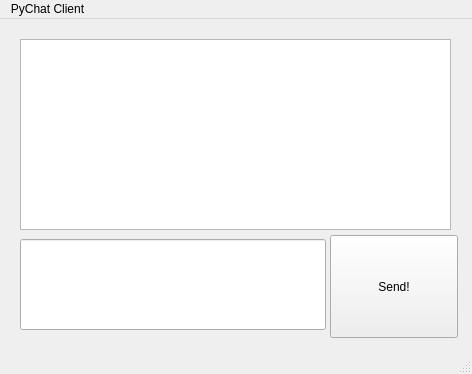
<?xml version="1.0" encoding="UTF-8"?>
<ui version="4.0">
 <class>MainWindow</class>
 <widget class="QMainWindow" name="MainWindow">
  <property name="geometry">
   <rect>
    <x>0</x>
    <y>0</y>
    <width>472</width>
    <height>374</height>
   </rect>
  </property>
  <property name="windowTitle">
   <string>ChatClientWindow</string>
  </property>
  <widget class="QWidget" name="centralwidget">
   <widget class="QPushButton" name="sendButton">
    <property name="enabled">
     <bool>true</bool>
    </property>
    <property name="geometry">
     <rect>
      <x>330</x>
      <y>216</y>
      <width>128</width>
      <height>103</height>
     </rect>
    </property>
    <property name="text">
     <string>Send!</string>
    </property>
   </widget>
   <widget class="QTextEdit" name="textEdit">
    <property name="geometry">
     <rect>
      <x>20</x>
      <y>20</y>
      <width>431</width>
      <height>191</height>
     </rect>
    </property>
    <property name="undoRedoEnabled">
     <bool>false</bool>
    </property>
    <property name="readOnly">
     <bool>true</bool>
    </property>
   </widget>
   <widget class="QLineEdit" name="lineEdit">
    <property name="geometry">
     <rect>
      <x>20</x>
      <y>220</y>
      <width>306</width>
      <height>91</height>
     </rect>
    </property>
    <property name="alignment">
     <set>Qt::AlignLeading|Qt::AlignLeft|Qt::AlignTop</set>
    </property>
   </widget>
  </widget>
  <widget class="QStatusBar" name="statusbar"/>
  <widget class="QMenuBar" name="menubar">
   <property name="geometry">
    <rect>
     <x>0</x>
     <y>0</y>
     <width>472</width>
     <height>22</height>
    </rect>
   </property>
   <widget class="QMenu" name="menuPyChat_Client">
    <property name="title">
     <string>PyChat Client</string>
    </property>
   </widget>
   <addaction name="menuPyChat_Client"/>
  </widget>
 </widget>
 <resources/>
 <connections/>
</ui>
